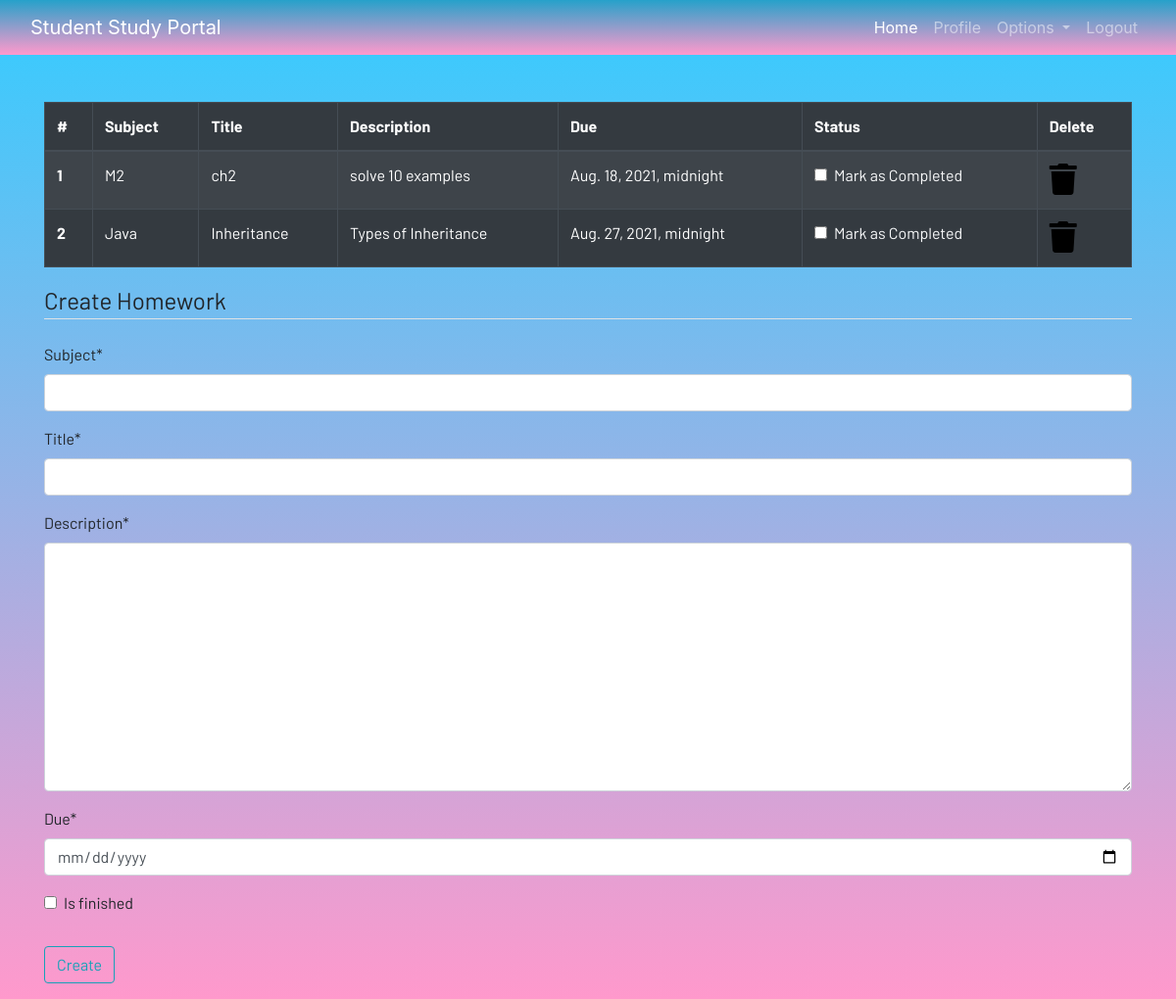
The page /homework (signed in) on the database its author committed.
### dashboard/models.py (models this page shows, shortened)
class Homework(models.Model):
        user = models.ForeignKey(User,on_delete=models.CASCADE)
        subject= models.CharField(max_length=100)
        title = models.CharField(max_length=200)
        description = models.TextField()
        due = models.DateTimeField()
        is_finished = models.BooleanField(default=False)

### dashboard/views.py (the view)
# urls.py: path('homework',views.homework,name="homework"),
@login_required
def homework(request):
    if request.method == "POST":
        form = HomeworkForm(request.POST)
        if form.is_valid():
            try:
                finished = request.POST['is_finished']
                if finished == 'on':
                    finished = True
                else:
                    finished = False
            except:
                finished = False
            homeworks = Homework(
                user = request.user,
                subject = request.POST['subject'],
                title = request.POST['title'],
                description = request.POST['description'],
                due = request.POST['due'],
                is_finished = finished
            )
            homeworks.save()
            messages.success(request,f'Homework Added from {request.user.username}!!')
    else:
             form = HomeworkForm()
    homework = Homework.objects.filter(user=request.user)
    if len(homework) == 0:
        homework_done = True
    else:
        homework_done = False
    context = {'homeworks':homework,'homeworks_done':homework_done,'form':form}
    return render(request,'dashboard/homework.html',context)

### dashboard/forms.py
class HomeworkForm(forms.ModelForm):
    class Meta:
        model = Homework
        widgets = {'due' :DateInput()}
        fields = ['subject','title','description','due','is_finished']

### dashboard/templates/dashboard/homework.html (shortened to what this page needs)
{% extends 'dashboard/base.html' %}
{% load static %}
{% load crispy_forms_tags %}
{% block content %}
<div class="container">
     {% if not homework_done %}
    <table class="table table-striped table-bordered table-hover table-dark">
        <thead>
            <tr>
                <th scope="col">#</th>
                <th scope="col">Subject</th>
                <th scope="col">Title</th>
                <th scope="col">Description</th>
                <th scope="col">Due</th>
                <th scope="col">Status</th>
                <th scope="col">Delete</th>
            </tr>
        </thead>
        <tbody>
           {% for homework in homeworks %}
            <tr>
                <th scope="row">{{forloop.counter}}</th>
                <td>{{homework.subject}}</td>
                <td>{{homework.title}}</td>
                <td>{{homework.description}}</td>
                <td>{{homework.due}}</td>
                <td>
                    <a href=" {% url 'update-homework' homework.id %} ">
                        <div class="form-check">
                            {% if homework.is_finished == True  %}
                            <input class="form-check-input" type="checkbox" value="" checked>
                            {% else %}
                            <input class="form-check-input" type="checkbox" value="">
                            {% endif %}
                            <label class="form-check-label text-light" for="flexCheckDefault">
                                Mark as Completed
                            </label>
                        </div>
                    </a>
                </td>
                <td><a href="{% url 'delete-homework' homework.id %}"><i class="fa fa-trash fa-2x"></i></a></td>
            </tr>
            {% endfor %}
        </tbody>
    </table>
    {% else %}
    <h4>All homeworks are completed!! Create to have more!!</h4>
{% endif %}
</div>
<div class=" container">
    <form method="POST">
        <fieldset class="form-group">
            <legend class="border-bottom mb-4">Create Homework</legend>
            {{form|crispy}}
        </fieldset>
        <div class="form-group">
            <button href="" class="btn btn-outline-info" type="submit">
                Create
            </button>
        </div>
    </form>
</div>
{% endblock content %}

### static/css/main.css (style rules this page uses)
html { scroll-behavior: smooth; height: 100%; width: 100%; }
a { text-decoration: none !important; color: black; }
html, body { max-width: 100%; overflow-x: hidden; height: 100%; width: 100%; }
body { background: linear-gradient(to bottom, #33ccff 0%, #ff99cc 100%); background: linear-gradient(to bottom, #33ccff 0%, #ff99cc 100%); overflow-x: hidden; background-repeat: no-repeat; }
.fa { color: black; }

### rows shown on the page
Homework: subject "M2", title "ch2", description "solve 10 examples", due "Aug. 18, 2021, midnight"
Homework: subject "Java", title "Inheritance", description "Types of Inheritance", due "Aug. 27, 2021, midnight"
